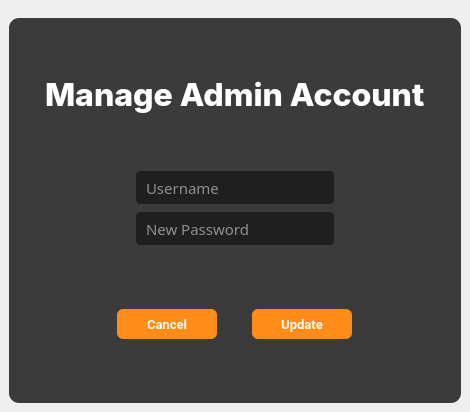
<?xml version="1.0" encoding="UTF-8"?>
<ui version="4.0">
 <class>MainWindow</class>
 <widget class="QMainWindow" name="MainWindow">
  <property name="geometry">
   <rect>
    <x>0</x>
    <y>0</y>
    <width>470</width>
    <height>412</height>
   </rect>
  </property>
  <property name="windowTitle">
   <string>MainWindow</string>
  </property>
  <widget class="QWidget" name="centralwidget">
   <layout class="QVBoxLayout" name="verticalLayout">
    <item>
     <widget class="QWidget" name="widget" native="true">
      <property name="styleSheet">
       <string notr="true">border-radius: 10px;
</string>
      </property>
      <layout class="QVBoxLayout" name="verticalLayout_2">
       <property name="spacing">
        <number>0</number>
       </property>
       <property name="leftMargin">
        <number>0</number>
       </property>
       <property name="rightMargin">
        <number>0</number>
       </property>
       <property name="bottomMargin">
        <number>0</number>
       </property>
       <item>
        <widget class="QWidget" name="updateAdmin_Modal" native="true">
         <property name="sizePolicy">
          <sizepolicy hsizetype="Expanding" vsizetype="Preferred">
           <horstretch>0</horstretch>
           <verstretch>0</verstretch>
          </sizepolicy>
         </property>
         <property name="minimumSize">
          <size>
           <width>300</width>
           <height>300</height>
          </size>
         </property>
         <property name="styleSheet">
          <string notr="true">QWidget{
	background-color:rgb(59,59,59);
	border-radius:10px;
}</string>
         </property>
         <layout class="QVBoxLayout" name="verticalLayout_4">
          <item>
           <spacer name="verticalSpacer_3">
            <property name="orientation">
             <enum>Qt::Orientation::Vertical</enum>
            </property>
            <property name="sizeHint" stdset="0">
             <size>
              <width>20</width>
              <height>25</height>
             </size>
            </property>
           </spacer>
          </item>
          <item alignment="Qt::AlignmentFlag::AlignHCenter">
           <widget class="QLabel" name="dashboardTxt">
            <property name="font">
             <font>
              <family>Inter ExtraBold</family>
              <pointsize>24</pointsize>
              <bold>true</bold>
             </font>
            </property>
            <property name="styleSheet">
             <string notr="true">QLabel{
	color:white;
	text-align:center;
}</string>
            </property>
            <property name="text">
             <string>Manage Admin Account</string>
            </property>
           </widget>
          </item>
          <item>
           <spacer name="verticalSpacer_4">
            <property name="orientation">
             <enum>Qt::Orientation::Vertical</enum>
            </property>
            <property name="sizeHint" stdset="0">
             <size>
              <width>20</width>
              <height>25</height>
             </size>
            </property>
           </spacer>
          </item>
          <item>
           <layout class="QVBoxLayout" name="verticalLayout_3">
            <item alignment="Qt::AlignmentFlag::AlignHCenter">
             <widget class="QLineEdit" name="adminUsername">
              <property name="sizePolicy">
               <sizepolicy hsizetype="Fixed" vsizetype="Fixed">
                <horstretch>0</horstretch>
                <verstretch>0</verstretch>
               </sizepolicy>
              </property>
              <property name="minimumSize">
               <size>
                <width>200</width>
                <height>35</height>
               </size>
              </property>
              <property name="maximumSize">
               <size>
                <width>16777215</width>
                <height>30</height>
               </size>
              </property>
              <property name="font">
               <font>
                <family>Poppins Medium</family>
                <pointsize>11</pointsize>
               </font>
              </property>
              <property name="styleSheet">
               <string notr="true">QLineEdit {
    background-color: #1F1F1F;
    border: 1px solid #3B3B3B;
    border-radius: 5px;
    padding: 8px;
    color: white;
}

QLineEdit:focus {
    border-color: #FF8C18; /* Change border color when line edit is focused */
}

QLineEdit::placeholder {
    color: #808080; /* Placeholder text color */
}

QLineEdit::hover {
    background-color: #272727; /* Change background color on hover */
}
</string>
              </property>
              <property name="placeholderText">
               <string>Username</string>
              </property>
             </widget>
            </item>
            <item alignment="Qt::AlignmentFlag::AlignHCenter">
             <widget class="QLineEdit" name="admin_new_pass">
              <property name="sizePolicy">
               <sizepolicy hsizetype="Fixed" vsizetype="Fixed">
                <horstretch>0</horstretch>
                <verstretch>0</verstretch>
               </sizepolicy>
              </property>
              <property name="minimumSize">
               <size>
                <width>200</width>
                <height>35</height>
               </size>
              </property>
              <property name="maximumSize">
               <size>
                <width>16777215</width>
                <height>30</height>
               </size>
              </property>
              <property name="font">
               <font>
                <family>Poppins Medium</family>
                <pointsize>11</pointsize>
               </font>
              </property>
              <property name="styleSheet">
               <string notr="true">QLineEdit {
    background-color: #1F1F1F;
    border: 1px solid #3B3B3B;
    border-radius: 5px;
    padding: 8px;
    color: white;
}

QLineEdit:focus {
    border-color: #FF8C18; /* Change border color when line edit is focused */
}

QLineEdit::placeholder {
    color: #808080; /* Placeholder text color */
}

QLineEdit::hover {
    background-color: #272727; /* Change background color on hover */
}
</string>
              </property>
              <property name="placeholderText">
               <string>New Password</string>
              </property>
             </widget>
            </item>
           </layout>
          </item>
          <item>
           <spacer name="verticalSpacer_6">
            <property name="orientation">
             <enum>Qt::Orientation::Vertical</enum>
            </property>
            <property name="sizeHint" stdset="0">
             <size>
              <width>20</width>
              <height>24</height>
             </size>
            </property>
           </spacer>
          </item>
          <item>
           <widget class="QWidget" name="widget_2" native="true">
            <layout class="QHBoxLayout" name="horizontalLayout">
             <property name="leftMargin">
              <number>70</number>
             </property>
             <property name="rightMargin">
              <number>70</number>
             </property>
             <item>
              <widget class="QPushButton" name="cancelBtn">
               <property name="minimumSize">
                <size>
                 <width>100</width>
                 <height>30</height>
                </size>
               </property>
               <property name="maximumSize">
                <size>
                 <width>100</width>
                 <height>25</height>
                </size>
               </property>
               <property name="font">
                <font>
                 <family>Roboto</family>
                 <pointsize>10</pointsize>
                 <bold>true</bold>
                </font>
               </property>
               <property name="styleSheet">
                <string notr="true">QPushButton {
    padding: 6px 14px;
    font-family: &quot;Roboto&quot;, sans-serif;
    border-radius: 6px;
    border: none;
    color: white;
    background: #FF8C18;
    box-shadow: 0px 0.5px 1.5px rgba(54, 122, 246, 0.25), inset 0px 0.8px 0px -0.25px rgba(255, 255, 255, 0.2);
    user-select: none;
    -webkit-user-select: none;
    touch-action: manipulation;
    transition: background-color 0.2s, box-shadow 0.2s; 
}
QPushButton::pressed {
    background-color: #B7B7B7;
    box-shadow: 0px 1px 2px rgba(0, 0, 0, 0.5) inset;
	color:black;
}
QPushButton:hover {
    background-color: #FFA54E; 
}</string>
               </property>
               <property name="text">
                <string>Cancel</string>
               </property>
               <property name="checkable">
                <bool>true</bool>
               </property>
               <property name="autoExclusive">
                <bool>false</bool>
               </property>
              </widget>
             </item>
             <item>
              <widget class="QPushButton" name="updateAdmin">
               <property name="minimumSize">
                <size>
                 <width>100</width>
                 <height>30</height>
                </size>
               </property>
               <property name="maximumSize">
                <size>
                 <width>100</width>
                 <height>25</height>
                </size>
               </property>
               <property name="font">
                <font>
                 <family>Roboto</family>
                 <pointsize>10</pointsize>
                 <bold>true</bold>
                </font>
               </property>
               <property name="styleSheet">
                <string notr="true">QPushButton {
    padding: 6px 14px;
    font-family: &quot;Roboto&quot;, sans-serif;
    border-radius: 6px;
    border: none;
    color: white;
    background: #FF8C18;
    box-shadow: 0px 0.5px 1.5px rgba(54, 122, 246, 0.25), inset 0px 0.8px 0px -0.25px rgba(255, 255, 255, 0.2);
    user-select: none;
    -webkit-user-select: none;
    touch-action: manipulation;
    transition: background-color 0.2s, box-shadow 0.2s; 
}
QPushButton::pressed {
    background-color: #B7B7B7;
    box-shadow: 0px 1px 2px rgba(0, 0, 0, 0.5) inset;
	color:black;
}
QPushButton:hover {
    background-color: #FFA54E; 
}</string>
               </property>
               <property name="text">
                <string>Update</string>
               </property>
               <property name="checkable">
                <bool>true</bool>
               </property>
               <property name="autoExclusive">
                <bool>false</bool>
               </property>
              </widget>
             </item>
            </layout>
           </widget>
          </item>
          <item>
           <spacer name="verticalSpacer_7">
            <property name="orientation">
             <enum>Qt::Orientation::Vertical</enum>
            </property>
            <property name="sizeHint" stdset="0">
             <size>
              <width>20</width>
              <height>25</height>
             </size>
            </property>
           </spacer>
          </item>
         </layout>
        </widget>
       </item>
      </layout>
     </widget>
    </item>
   </layout>
  </widget>
 </widget>
 <resources/>
 <connections>
  <connection>
   <sender>cancelBtn</sender>
   <signal>toggled(bool)</signal>
   <receiver>MainWindow</receiver>
   <slot>close()</slot>
   <hints>
    <hint type="sourcelabel">
     <x>140</x>
     <y>339</y>
    </hint>
    <hint type="destinationlabel">
     <x>-300</x>
     <y>372</y>
    </hint>
   </hints>
  </connection>
 </connections>
</ui>
